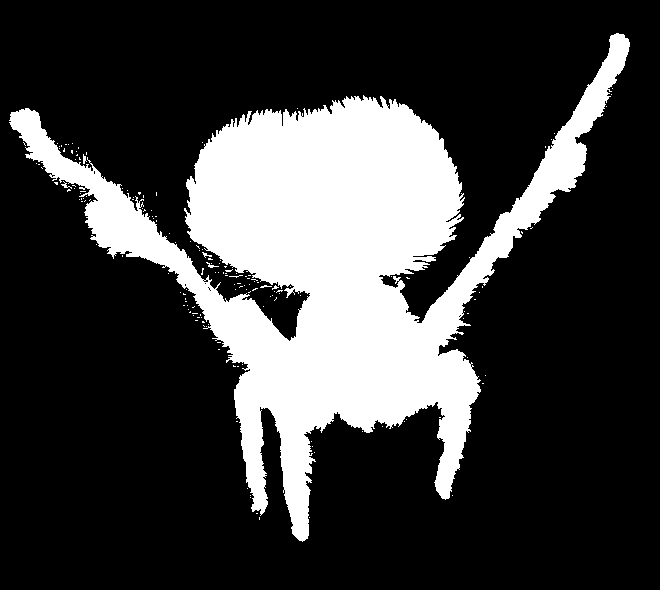
#> input picture figure/preprocessing_alg_examples/peacock_spider_mask.png, 660 x 590 px
$ python erosion.py
#> lines starting #> are read from the running program, lines starting #| are printed output that depends on the picture; after the words box and inside, x2 and y2 are one past the last pixel; in counts of white or black regions, pixels touching at a corner belong together
import cv2
import numpy as np

image_path = './peacock_spider_mask.png'

img = cv2.imread(image_path, 0)
#> img: shape (590, 660); min 0, max 255, mean 61.3

kernel = np.ones((5,5), np.uint8)
img = cv2.erode(img, kernel, iterations=2)
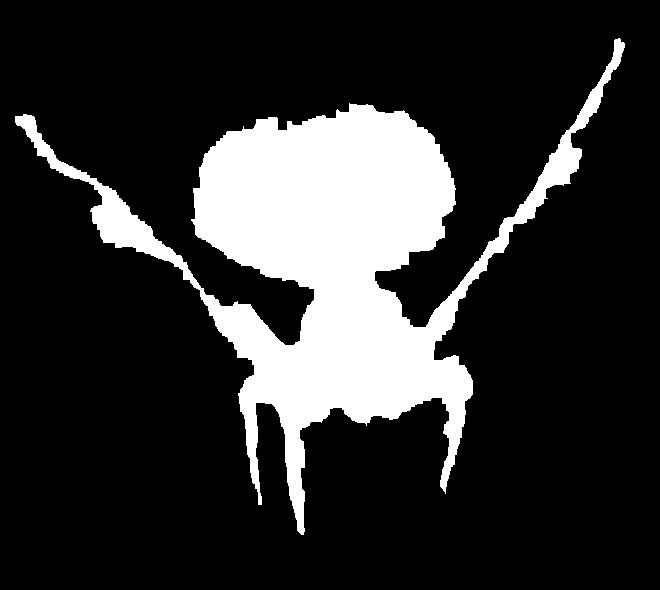
#> img: shape (590, 660); 18.7% white; 1 white region, box (x1, y1, x2, y2) and area: (15, 38, 625, 535) 72637
img = cv2.dilate(img, kernel, iterations=2)
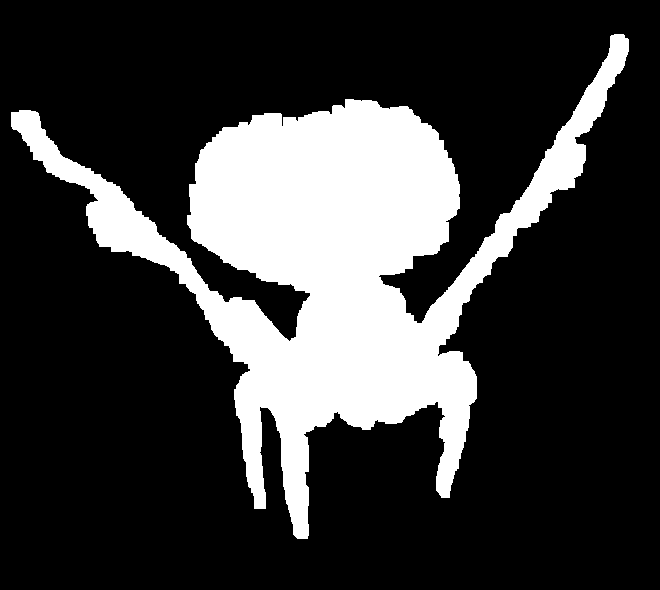
#> img: shape (590, 660); 23.1% white; 1 white region, box (x1, y1, x2, y2) and area: (11, 34, 629, 539) 89917

save_path = './mask.png'
cv2.imwrite(save_path, img)
